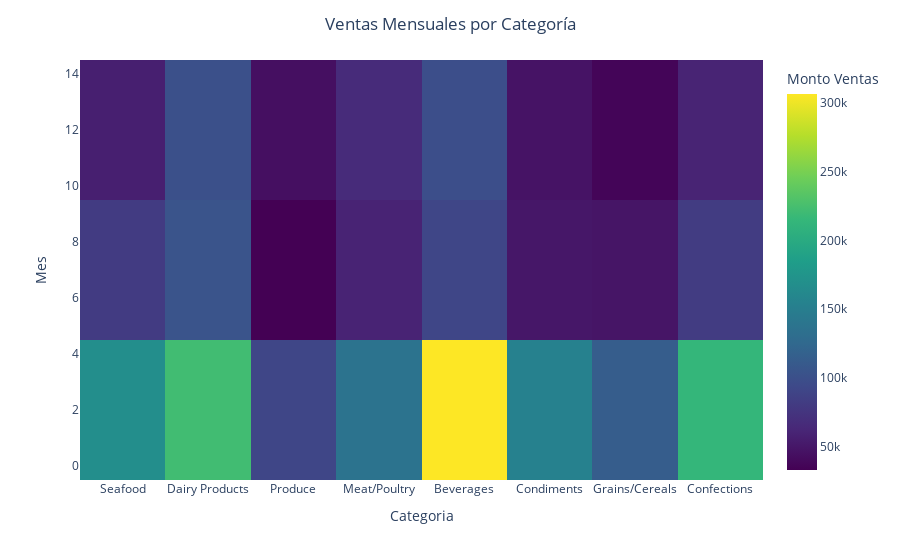

Notebook code for this chart:
### Code cell
# 5: Mapa de calor de ventas por mes y categoría
query_sql_cinco = "SELECT * FROM v_VentasMensualesPorCategoria" 
df_cinco = dataframe_query(query_sql=query_sql_cinco)
# df_cinco.head()

heat_map = px.density_heatmap(data_frame=df_cinco,x="Categoria",y="Mes",z="TotalVentas",color_continuous_scale="viridis")
heat_map.update_layout(
    title = "Ventas Mensuales por Categoría",
    title_x = 0.5,
    coloraxis_colorbar_title = "Monto Ventas"
)

heat_map.show()

### Figure 1 — Plotly figure (JSON) as saved in the notebook; plotly's stock layout.template omitted (floating-point values rounded to 4 significant figures)
{"data": [{"coloraxis": "coloraxis", "histfunc": "sum", "hovertemplate": "Categoria=%{x}<br>Mes=%{y}<br>sum of TotalVentas=%{z}<extra></extra>", "name": "", "type": "histogram2d", "x": ["Seafood", "Dairy Products", "Produce", "Meat/Poultry", "Beverages", "Condiments", "Condiments", "Beverages", "Grains/Cereals", "Produce", "Confections", "Confections", "Seafood", "Grains/Cereals", "Beverages", "Seafood", "Produce", "Seafood", "Meat/Poultry", "Meat/Poultry", "Condiments", "Beverages", "Produce", "Dairy Products", "Grains/Cereals", "Confections", "Dairy Products", "Grains/Cereals", "Beverages", "Seafood", "Produce", "Seafood", "Condiments", "Meat/Poultry", "Meat/Poultry", "Condiments", "Confections", "Dairy Products", "Dairy Products", "Produce", "Grains/Cereals", "Seafood", "Meat/Poultry", "Condiments", "Condiments", "Meat/Poultry", "Beverages", "Dairy Products", "Confections", "Seafood", "Confections", "Grains/Cereals", "Meat/Poultry", "Seafood", "Beverages", "Beverages", "Condiments", "Produce", "Grains/Cereals", "Dairy Products", "Confections", "Dairy Products", "Meat/Poultry", "Seafood", "Dairy Products", "Condiments", "Beverages", "Meat/Poultry", "Grains/Cereals", "Dairy Products", "Produce", "Confections", "Seafood", "Meat/Poultry", "Beverages", "Condiments", "Meat/Poultry", "Dairy Products", "Produce", "Grains/Cereals", "Confections", "Grains/Cereals", "Confections", "Condiments", "Beverages", "Produce", "Beverages", "Condiments", "Grains/Cereals", "Produce", "Confections", "Dairy Products", "Grains/Cereals", "Confections", "Produce", "Seafood"], "xaxis": "x", "xbingroup": "x", "y": [7, 12, 4, 8, 11, 4, 10, 5, 10, 7, 3, 9, 1, 4, 2, 4, 1, 10, 11, 5, 7, 8, 10, 9, 1, 6, 1, 7, 3, 3, 2, 9, 2, 12, 6, 8, 1, 4, 10, 5, 2, 6, 3, 11, 5, 9, 6, 7, 4, 12, 12, 5, 4, 11, 9, 1, 6, 11, 8, 8, 7, 2, 1, 8, 11, 3, 12, 7, 11, 5, 8, 10, 5, 2, 7, 12, 10, 6, 9, 12, 5, 6, 11, 9, 4, 3, 10, 1, 9, 12, 2, 3, 3, 8, 6, 2], "yaxis": "y", "ybingroup": "y", "z": [18590.0, 38090.0, 26930.0, 12070.0, 34520.0, 25220.0, 17980.0, 25990.0, 9593.0, 7485.0, 97680.0, 22570.0, 28780.0, 19230.0, 71570.0, 25680.0, 7282.0, 23950.0, 11070.0, 10460.0, 14500.0, 20330.0, 13460.0, 23490.0, 27070.0, 3754.0, 43740.0, 10040.0, 118300.0, 73600.0, 12780.0, 23280.0, 39830.0, 30800.0, 6261.0, 11680.0, 37480.0, 57080.0, 32320.0, 5941.0, 25410.0, 5103.0, 35560.0, 17580.0, 11040.0, 20060.0, 7559.0, 29300.0, 30920.0, 17200.0, 25590.0, 10120.0, 33980.0, 15630.0, 17700.0, 68390.0, 3097.0, 7708.0, 8216.0, 19160.0, 19560.0, 39670.0, 18810.0, 20580.0, 30750.0, 70230.0, 35600.0, 11090.0, 14670.0, 18140.0, 6886.0, 19570.0, 13930.0, 49320.0, 19680.0, 11990.0, 24970.0, 14280.0, 5465.0, 12330.0, 15900.0, 10179, 15533, 9998.0, 47900.0, 44280.0, 29210.0, 18360.0, 10150.0, 22800.0, 47950.0, 80870.0, 41780.0, 20060.0, 7619.0, 39080.0]}], "layout": {"coloraxis": {"colorbar": {"title": {"text": "Monto Ventas"}}, "colorscale": [[0, "#440154"], [0.1111, "#482878"], [0.2222, "#3e4989"], [0.3333, "#31688e"], [0.4444, "#26828e"], [0.5556, "#1f9e89"], [0.6667, "#35b779"], [0.7778, "#6ece58"], [0.8889, "#b5de2b"], [1, "#fde725"]]}, "legend": {"tracegroupgap": 0}, "margin": {"t": 60}, "title": {"text": "Ventas Mensuales por Categoría", "x": 0.5}, "xaxis": {"anchor": "y", "domain": [0, 1], "title": {"text": "Categoria"}}, "yaxis": {"anchor": "x", "domain": [0, 1], "title": {"text": "Mes"}}}}
